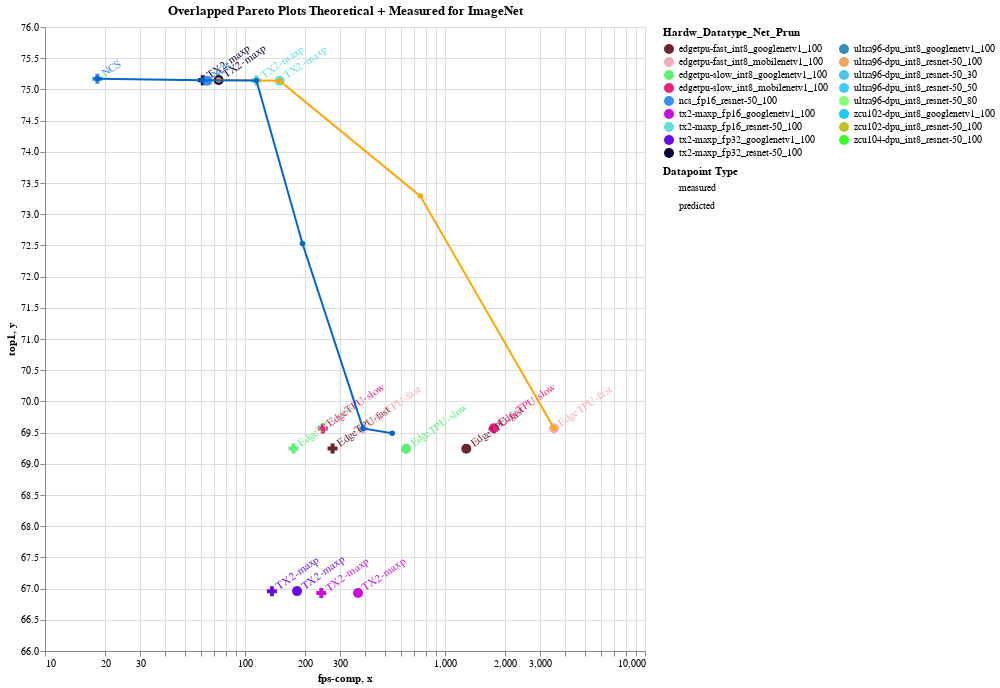

Notebook code for this chart:
### Markdown cell above
In order to easily understand how accurate predictions were, an overlapping between the Theoretical Pareto Plot and Measured Pareto Plot was made. In the plot below we have both theoretical (orange) and measured (blue) pareto lines. All measured datapoins are represented as crosses and all theoretical datatpoins are represented as circles. Some theoretical datapoints don't have a measured matched datapoint and the same goes for the measured datapoints. The theoretical pareto curve is, as expected, on the right of the measured one, as predictions are sometimes different form measurements.

### Code cell
#hide_input
%run scripts/altair_plots.py
%run scripts/overlapped_pareto.py
get_overlapped_pareto('imagenet','Overlapped Pareto Plots Theoretical + Measured for ImageNet')

### Figure 1 — Vega-Lite specification as saved in the notebook (floating-point values rounded to 4 significant figures)
{"config": {"view": {"continuousWidth": 400, "continuousHeight": 300}}, "layer": [{"layer": [{"mark": {"type": "point", "filled": true, "opacity": 1, "size": 100}, "encoding": {"color": {"condition": {"type": "nominal", "field": "color", "legend": {"columns": 2, "title": "Hardw_Datatype_Net_Prun"}, "scale": {"domain": ["edgetpu-fast_int8_googlenetv1_100", "edgetpu-fast_int8_mobilenetv1_100", "edgetpu-slow_int8_googlenetv1_100", "edgetpu-slow_int8_mobilenetv1_100", "ncs_fp16_resnet-50_100", "tx2-maxp_fp16_googlenetv1_100", "tx2-maxp_fp16_resnet-50_100", "tx2-maxp_fp32_googlenetv1_100", "tx2-maxp_fp32_resnet-50_100", "ultra96-dpu_int8_googlenetv1_100", "ultra96-dpu_int8_resnet-50_100", "ultra96-dpu_int8_resnet-50_30", "ultra96-dpu_int8_resnet-50_50", "ultra96-dpu_int8_resnet-50_80", "zcu102-dpu_int8_googlenetv1_100", "zcu102-dpu_int8_resnet-50_100", "zcu104-dpu_int8_resnet-50_100"], "range": ["#6B252F", "#F0ADB3", "#5CF074", "#EE1F83", "#378FEF", "#CA0DD9", "#5CE1DD", "#6B0EE2", "#12003D", "#368FB9", "#F1A357", "#4CC6E4", "#39CDF5", "#86FF70", "#1ACBF2", "#C1C21E", "#3BFC2D"]}, "selection": "ZCU104_FINN"}, "value": null}, "shape": {"type": "nominal", "field": "type", "legend": {"title": "Datapoint Type"}, "scale": {"range": ["cross", "circle"]}}, "tooltip": [{"type": "nominal", "field": "hardw_datatype_net_prun"}, {"type": "nominal", "field": "color"}, {"type": "nominal", "field": "type"}, {"type": "quantitative", "field": "fps-comp"}, {"type": "nominal", "field": "top1"}], "x": {"type": "quantitative", "field": "fps-comp", "scale": {"type": "log"}}, "y": {"type": "quantitative", "field": "top1", "scale": {"zero": false}}}, "height": 624.0, "selection": {"selector035": {"type": "interval", "bind": "scales", "encodings": ["x", "y"]}, "ZCU104_FINN": {"type": "single", "fields": ["Hide"], "bind": {"input": "checkbox"}}}, "title": "Overlapped Pareto Plots Theoretical + Measured for ImageNet", "width": 600}, {"mark": {"type": "text", "align": "left", "angle": 325, "baseline": "middle", "dx": 7}, "encoding": {"color": {"condition": {"type": "nominal", "field": "color", "legend": {"columns": 2, "title": "Hardw_Datatype_Net_Prun"}, "scale": {"domain": ["edgetpu-fast_int8_googlenetv1_100", "edgetpu-fast_int8_mobilenetv1_100", "edgetpu-slow_int8_googlenetv1_100", "edgetpu-slow_int8_mobilenetv1_100", "ncs_fp16_resnet-50_100", "tx2-maxp_fp16_googlenetv1_100", "tx2-maxp_fp16_resnet-50_100", "tx2-maxp_fp32_googlenetv1_100", "tx2-maxp_fp32_resnet-50_100", "ultra96-dpu_int8_googlenetv1_100", "ultra96-dpu_int8_resnet-50_100", "ultra96-dpu_int8_resnet-50_30", "ultra96-dpu_int8_resnet-50_50", "ultra96-dpu_int8_resnet-50_80", "zcu102-dpu_int8_googlenetv1_100", "zcu102-dpu_int8_resnet-50_100", "zcu104-dpu_int8_resnet-50_100"], "range": ["#6B252F", "#F0ADB3", "#5CF074", "#EE1F83", "#378FEF", "#CA0DD9", "#5CE1DD", "#6B0EE2", "#12003D", "#368FB9", "#F1A357", "#4CC6E4", "#39CDF5", "#86FF70", "#1ACBF2", "#C1C21E", "#3BFC2D"]}, "selection": "ZCU104_FINN"}, "value": null}, "shape": {"type": "nominal", "field": "type", "legend": {"title": "Datapoint Type"}, "scale": {"range": ["cross", "circle"]}}, "text": {"type": "nominal", "field": "hardw"}, "tooltip": [{"type": "nominal", "field": "hardw_datatype_net_prun"}, {"type": "nominal", "field": "color"}, {"type": "nominal", "field": "type"}, {"type": "quantitative", "field": "fps-comp"}, {"type": "nominal", "field": "top1"}], "x": {"type": "quantitative", "field": "fps-comp", "scale": {"type": "log"}}, "y": {"type": "quantitative", "field": "top1", "scale": {"zero": false}}}, "height": 624.0, "title": "Overlapped Pareto Plots Theoretical + Measured for ImageNet", "width": 600}, {"layer": [{"mark": {"type": "point", "filled": true, "opacity": 1, "size": 100}, "encoding": {"color": {"condition": {"type": "nominal", "field": "color", "legend": {"columns": 2, "title": "Hardw_Datatype_Net_Prun"}, "scale": {"domain": ["edgetpu-fast_int8_googlenetv1_100", "edgetpu-fast_int8_mobilenetv1_100", "edgetpu-slow_int8_googlenetv1_100", "edgetpu-slow_int8_mobilenetv1_100", "ncs_fp16_resnet-50_100", "tx2-maxp_fp16_googlenetv1_100", "tx2-maxp_fp16_resnet-50_100", "tx2-maxp_fp32_googlenetv1_100", "tx2-maxp_fp32_resnet-50_100", "ultra96-dpu_int8_googlenetv1_100", "ultra96-dpu_int8_resnet-50_100", "ultra96-dpu_int8_resnet-50_30", "ultra96-dpu_int8_resnet-50_50", "ultra96-dpu_int8_resnet-50_80", "zcu102-dpu_int8_googlenetv1_100", "zcu102-dpu_int8_resnet-50_100", "zcu104-dpu_int8_resnet-50_100"], "range": ["#6B252F", "#F0ADB3", "#5CF074", "#EE1F83", "#378FEF", "#CA0DD9", "#5CE1DD", "#6B0EE2", "#12003D", "#368FB9", "#F1A357", "#4CC6E4", "#39CDF5", "#86FF70", "#1ACBF2", "#C1C21E", "#3BFC2D"]}, "selection": "ZCU104_BISMO"}, "value": null}, "shape": {"type": "nominal", "field": "type", "legend": {"title": "Datapoint Type"}, "scale": {"range": ["cross", "circle"]}}, "tooltip": [{"type": "nominal", "field": "hardw_datatype_net_prun"}, {"type": "nominal", "field": "color"}, {"type": "nominal", "field": "type"}, {"type": "quantitative", "field": "fps-comp"}, {"type": "nominal", "field": "top1"}], "x": {"type": "quantitative", "field": "fps-comp", "scale": {"type": "log"}}, "y": {"type": "quantitative", "field": "top1", "scale": {"zero": false}}}, "height": 624.0, "selection": {"selector036": {"type": "interval", "bind": "scales", "encodings": ["x", "y"]}, "ZCU104_BISMO": {"type": "single", "fields": ["Hide"], "bind": {"input": "checkbox"}}}, "title": "Overlapped Pareto Plots Theoretical + Measured for ImageNet", "width": 600}, {"mark": {"type": "text", "align": "left", "angle": 325, "baseline": "middle", "dx": 7}, "encoding": {"color": {"condition": {"type": "nominal", "field": "color", "legend": {"columns": 2, "title": "Hardw_Datatype_Net_Prun"}, "scale": {"domain": ["edgetpu-fast_int8_googlenetv1_100", "edgetpu-fast_int8_mobilenetv1_100", "edgetpu-slow_int8_googlenetv1_100", "edgetpu-slow_int8_mobilenetv1_100", "ncs_fp16_resnet-50_100", "tx2-maxp_fp16_googlenetv1_100", "tx2-maxp_fp16_resnet-50_100", "tx2-maxp_fp32_googlenetv1_100", "tx2-maxp_fp32_resnet-50_100", "ultra96-dpu_int8_googlenetv1_100", "ultra96-dpu_int8_resnet-50_100", "ultra96-dpu_int8_resnet-50_30", "ultra96-dpu_int8_resnet-50_50", "ultra96-dpu_int8_resnet-50_80", "zcu102-dpu_int8_googlenetv1_100", "zcu102-dpu_int8_resnet-50_100", "zcu104-dpu_int8_resnet-50_100"], "range": ["#6B252F", "#F0ADB3", "#5CF074", "#EE1F83", "#378FEF", "#CA0DD9", "#5CE1DD", "#6B0EE2", "#12003D", "#368FB9", "#F1A357", "#4CC6E4", "#39CDF5", "#86FF70", "#1ACBF2", "#C1C21E", "#3BFC2D"]}, "selection": "ZCU104_BISMO"}, "value": null}, "shape": {"type": "nominal", "field": "type", "legend": {"title": "Datapoint Type"}, "scale": {"range": ["cross", "circle"]}}, "text": {"type": "nominal", "field": "hardw"}, "tooltip": [{"type": "nominal", "field": "hardw_datatype_net_prun"}, {"type": "nominal", "field": "color"}, {"type": "nominal", "field": "type"}, {"type": "quantitative", "field": "fps-comp"}, {"type": "nominal", "field": "top1"}], "x": {"type": "quantitative", "field": "fps-comp", "scale": {"type": "log"}}, "y": {"type": "quantitative", "field": "top1", "scale": {"zero": false}}}, "height": 624.0, "title": "Overlapped Pareto Plots Theoretical + Measured for ImageNet", "width": 600}], "data": {"name": "data-d751713988987e9331980363e24189ce"}}, {"layer": [{"mark": {"type": "point", "filled": true, "opacity": 1, "size": 100}, "encoding": {"color": {"condition": {"type": "nominal", "field": "color", "legend": {"columns": 2, "title": "Hardw_Datatype_Net_Prun"}, "scale": {"domain": ["edgetpu-fast_int8_googlenetv1_100", "edgetpu-fast_int8_mobilenetv1_100", "edgetpu-slow_int8_googlenetv1_100", "edgetpu-slow_int8_mobilenetv1_100", "ncs_fp16_resnet-50_100", "tx2-maxp_fp16_googlenetv1_100", "tx2-maxp_fp16_resnet-50_100", "tx2-maxp_fp32_googlenetv1_100", "tx2-maxp_fp32_resnet-50_100", "ultra96-dpu_int8_googlenetv1_100", "ultra96-dpu_int8_resnet-50_100", "ultra96-dpu_int8_resnet-50_30", "ultra96-dpu_int8_resnet-50_50", "ultra96-dpu_int8_resnet-50_80", "zcu102-dpu_int8_googlenetv1_100", "zcu102-dpu_int8_resnet-50_100", "zcu104-dpu_int8_resnet-50_100"], "range": ["#6B252F", "#F0ADB3", "#5CF074", "#EE1F83", "#378FEF", "#CA0DD9", "#5CE1DD", "#6B0EE2", "#12003D", "#368FB9", "#F1A357", "#4CC6E4", "#39CDF5", "#86FF70", "#1ACBF2", "#C1C21E", "#3BFC2D"]}, "selection": "U96_Quadcore_A53"}, "value": null}, "shape": {"type": "nominal", "field": "type", "legend": {"title": "Datapoint Type"}, "scale": {"range": ["cross", "circle"]}}, "tooltip": [{"type": "nominal", "field": "hardw_datatype_net_prun"}, {"type": "nominal", "field": "color"}, {"type": "nominal", "field": "type"}, {"type": "quantitative", "field": "fps-comp"}, {"type": "nominal", "field": "top1"}], "x": {"type": "quantitative", "field": "fps-comp", "scale": {"type": "log"}}, "y": {"type": "quantitative", "field": "top1", "scale": {"zero": false}}}, "height": 624.0, "selection": {"selector037": {"type": "interval", "bind": "scales", "encodings": ["x", "y"]}, "U96_Quadcore_A53": {"type": "single", "fields": ["Hide"], "bind": {"input": "checkbox"}}}, "title": "Overlapped Pareto Plots Theoretical + Measured for ImageNet", "width": 600}, {"mark": {"type": "text", "align": "left", "angle": 325, "baseline": "middle", "dx": 7}, "encoding": {"color": {"condition": {"type": "nominal", "field": "color", "legend": {"columns": 2, "title": "Hardw_Datatype_Net_Prun"}, "scale": {"domain": ["edgetpu-fast_int8_googlenetv1_100", "edgetpu-fast_int8_mobilenetv1_100", "edgetpu-slow_int8_googlenetv1_100", "edgetpu-slow_int8_mobilenetv1_100", "ncs_fp16_resnet-50_100", "tx2-maxp_fp16_googlenetv1_100", "tx2-maxp_fp16_resnet-50_100", "tx2-maxp_fp32_googlenetv1_100", "tx2-maxp_fp32_resnet-50_100", "ultra96-dpu_int8_googlenetv1_100", "ultra96-dpu_int8_resnet-50_100", "ultra96-dpu_int8_resnet-50_30", "ultra96-dpu_int8_resnet-50_50", "ultra96-dpu_int8_resnet-50_80", "zcu102-dpu_int8_googlenetv1_100", "zcu102-dpu_int8_resnet-50_100", "zcu104-dpu_int8_resnet-50_100"], "range": ["#6B252F", "#F0ADB3", "#5CF074", "#EE1F83", "#378FEF", "#CA0DD9", "#5CE1DD", "#6B0EE2", "#12003D", "#368FB9", "#F1A357", "#4CC6E4", "#39CDF5", "#86FF70", "#1ACBF2", "#C1C21E", "#3BFC2D"]}, "selection": "U96_Quadcore_A53"}, "value": null}, "shape": {"type": "nominal", "field": "type", "legend": {"title": "Datapoint Type"}, "scale": {"range": ["cross", "circle"]}}, "text": {"type": "nominal", "field": "hardw"}, "tooltip": [{"type": "nominal", "field": "hardw_datatype_net_prun"}, {"type": "nominal", "field": "color"}, {"type": "nominal", "field": "type"}, {"type": "quantitative", "field": "fps-comp"}, {"type": "nominal", "field": "top1"}], "x": {"type": "quantitative", "field": "fps-comp", "scale": {"type": "log"}}, "y": {"type": "quantitative", "field": "top1", "scale": {"zero": false}}}, "height": 624.0, "title": "Overlapped Pareto Plots Theoretical + Measured for ImageNet", "width": 600}], "data": {"name": "data-d751713988987e9331980363e24189ce"}}, {"layer": [{"mark": {"type": "point", "filled": true, "opacity": 1, "size": 100}, "encoding": {"color": {"condition": {"type": "nominal", "field": "color", "legend": {"columns": 2, "title": "Hardw_Datatype_Net_Prun"}, "scale": {"domain": ["edgetpu-fast_int8_googlenetv1_100", "edgetpu-fast_int8_mobilenetv1_100", "edgetpu-slow_int8_googlenetv1_100", "edgetpu-slow_int8_mobilenetv1_100", "ncs_fp16_resnet-50_100", "tx2-maxp_fp16_googlenetv1_100", "tx2-maxp_fp16_resnet-50_100", "tx2-maxp_fp32_googlenetv1_100", "tx2-maxp_fp32_resnet-50_100", "ultra96-dpu_int8_googlenetv1_100", "ultra96-dpu_int8_resnet-50_100", "ultra96-dpu_int8_resnet-50_30", "ultra96-dpu_int8_resnet-50_50", "ultra96-dpu_int8_resnet-50_80", "zcu102-dpu_int8_googlenetv1_100", "zcu102-dpu_int8_resnet-50_100", "zcu104-dpu_int8_resnet-50_100"], "range": ["#6B252F", "#F0ADB3", "#5CF074", "#EE1F83", "#378FEF", "#CA0DD9", "#5CE1DD", "#6B0EE2", "#12003D", "#368FB9", "#F1A357", "#4CC6E4", "#39CDF5", "#86FF70", "#1ACBF2", "#C1C21E", "#3BFC2D"]}, "selection": "TX2"}, "value": null}, "shape": {"type": "nominal", "field": "type", "legend": {"title": "Datapoint Type"}, "scale": {"range": ["cross", "circle"]}}, "tooltip": [{"type": "nominal", "field": "hardw_datatype_net_prun"}, {"type": "nominal", "field": "color"}, {"type": "nominal", "field": "type"}, {"type": "quantitative", "field": "fps-comp"}, {"type": "nominal", "field": "top1"}], "x": {"type": "quantitative", "field": "fps-comp", "scale": {"type": "log"}}, "y": {"type": "quantitative", "field": "top1", "scale": {"zero": false}}}, "height": 624.0, "selection": {"selector038": {"type": "interval", "bind": "scales", "encodings": ["x", "y"]}, "TX2": {"type": "single", "fields": ["Hide"], "bind": {"input": "checkbox"}}}, "title": "Overlapped Pareto Plots Theoretical + Measured for ImageNet", "width": 600}, {"mark": {"type": "text", "align": "left", "angle": 325, "baseline": "middle", "dx": 7}, "encoding": {"color": {"condition": {"type": "nominal", "field": "color", "legend": {"columns": 2, "title": "Hardw_Datatype_Net_Prun"}, "scale": {"domain": ["edgetpu-fast_int8_googlenetv1_100", "edgetpu-fast_int8_mobilenetv1_100", "edgetpu-slow_int8_googlenetv1_100", "edgetpu-slow_int8_mobilenetv1_100", "ncs_fp16_resnet-50_100", "tx2-maxp_fp16_googlenetv1_100", "tx2-maxp_fp16_resnet-50_100", "tx2-maxp_fp32_googlenetv1_100", "tx2-maxp_fp32_resnet-50_100", "ultra96-dpu_int8_googlenetv1_100", "ultra96-dpu_int8_resnet-50_100", "ultra96-dpu_int8_resnet-50_30", "ultra96-dpu_int8_resnet-50_50", "ultra96-dpu_int8_resnet-50_80", "zcu102-dpu_int8_googlenetv1_100", "zcu102-dpu_int8_resnet-50_100", "zcu104-dpu_int8_resnet-50_100"], "range": ["#6B252F", "#F0ADB3", "#5CF074", "#EE1F83", "#378FEF", "#CA0DD9", "#5CE1DD", "#6B0EE2", "#12003D", "#368FB9", "#F1A357", "#4CC6E4", "#39CDF5", "#86FF70", "#1ACBF2", "#C1C21E", "#3BFC2D"]}, "selection": "TX2"}, "value": null}, "shape": {"type": "nominal", "field": "type", "legend": {"title": "Datapoint Type"}, "scale": {"range": ["cross", "circle"]}}, "text": {"type": "nominal", "field": "hardw"}, "tooltip": [{"type": "nominal", "field": "hardw_datatype_net_prun"}, {"type": "nominal", "field": "color"}, {"type": "nominal", "field": "type"}, {"type": "quantitative", "field": "fps-comp"}, {"type": "nominal", "field": "top1"}], "x": {"type": "quantitative", "field": "fps-comp", "scale": {"type": "log"}}, "y": {"type": "quantitative", "field": "top1", "scale": {"zero": false}}}, "height": 624.0, "title": "Overlapped Pareto Plots Theoretical + Measured for ImageNet", "width": 600}], "data": {"name": "data-b3b8d66bbd1ecf2b064d566bef32bb2a"}}, {"layer": [{"mark": {"type": "point", "filled": true, "opacity": 1, "size": 100}, "encoding": {"color": {"condition": {"type": "nominal", "field": "color", "legend": {"columns": 2, "title": "Hardw_Datatype_Net_Prun"}, "scale": {"domain": ["edgetpu-fast_int8_googlenetv1_100", "edgetpu-fast_int8_mobilenetv1_100", "edgetpu-slow_int8_googlenetv1_100", "edgetpu-slow_int8_mobilenetv1_100", "ncs_fp16_resnet-50_100", "tx2-maxp_fp16_googlenetv1_100", "tx2-maxp_fp16_resnet-50_100", "tx2-maxp_fp32_googlenetv1_100", "tx2-maxp_fp32_resnet-50_100", "ultra96-dpu_int8_googlenetv1_100", "ultra96-dpu_int8_resnet-50_100", "ultra96-dpu_int8_resnet-50_30", "ultra96-dpu_int8_resnet-50_50", "ultra96-dpu_int8_resnet-50_80", "zcu102-dpu_int8_googlenetv1_100", "zcu102-dpu_int8_resnet-50_100", "zcu104-dpu_int8_resnet-50_100"], "range": ["#6B252F", "#F0ADB3", "#5CF074", "#EE1F83", "#378FEF", "#CA0DD9", "#5CE1DD", "#6B0EE2", "#12003D", "#368FB9", "#F1A357", "#4CC6E4", "#39CDF5", "#86FF70", "#1ACBF2", "#C1C21E", "#3BFC2D"]}, "selection": "NCS"}, "value": null}, "shape": {"type": "nominal", "field": "type", "legend": {"title": "Datapoint Type"}, "scale": {"range": ["cross", "circle"]}}, "tooltip": [{"type": "nominal", "field": "hardw_datatype_net_prun"}, {"type": "nominal", "field": "color"}, {"type": "nominal", "field": "type"}, {"type": "quantitative", "field": "fps-comp"}, {"type": "nominal", "field": "top1"}], "x": {"type": "quantitative", "field": "fps-comp", "scale": {"type": "log"}}, "y": {"type": "quantitative", "field": "top1", "scale": {"zero": false}}}, "height": 624.0, "selection": {"selector039": {"type": "interval", "bind": "scales", "encodings": ["x", "y"]}, "NCS": {"type": "single", "fields": ["Hide"], "bind": {"input": "checkbox"}}}, "title": "Overlapped Pareto Plots Theoretical + Measured for ImageNet", "width": 600}, {"mark": {"type": "text", "align": "left", "angle": 325, "baseline": "middle", "dx": 7}, "encoding": {"color": {"condition": {"type": "nominal", "field": "color", "legend": {"columns": 2, "title": "Hardw_Datatype_Net_Prun"}, "scale": {"domain": ["edgetpu-fast_int8_googlenetv1_100", "edgetpu-fast_int8_mobilenetv1_100", "edgetpu-slow_int8_googlenetv1_100", "edgetpu-slow_int8_mobilenetv1_100", "ncs_fp16_resnet-50_100", "tx2-maxp_fp16_googlenetv1_100", "tx2-maxp_fp16_resnet-50_100", "tx2-maxp_fp32_googlenetv1_100", "tx2-maxp_fp32_resnet-50_100", "ultra96-dpu_int8_googlenetv1_100", "ultra96-dpu_int8_resnet-50_100", "ultra96-dpu_int8_resnet-50_30", "ultra96-dpu_int8_resnet-50_50", "ultra96-dpu_int8_resnet-50_80", "zcu102-dpu_int8_googlenetv1_100", "zcu102-dpu_int8_resnet-50_100", "zcu104-dpu_int8_resnet-50_100"], "range": ["#6B252F", "#F0ADB3", "#5CF074", "#EE1F83", "#378FEF", "#CA0DD9", "#5CE1DD", "#6B0EE2", "#12003D", "#368FB9", "#F1A357", "#4CC6E4", "#39CDF5", "#86FF70", "#1ACBF2", "#C1C21E", "#3BFC2D"]}, "selection": "NCS"}, "value": null}, "shape": {"type": "nominal", "field": "type", "legend": {"title": "Datapoint Type"}, "scale": {"range": ["cross", "circle"]}}, "text": {"type": "nominal", "field": "hardw"}, "tooltip": [{"type": "nominal", "field": "hardw_datatype_net_prun"}, {"type": "nominal", "field": "color"}, {"type": "nominal", "field": "type"}, {"type": "quantitative", "field": "fps-comp"}, {"type": "nominal", "field": "top1"}], "x": {"type": "quantitative", "field": "fps-comp", "scale": {"type": "log"}}, "y": {"type": "quantitative", "field": "top1", "scale": {"zero": false}}}, "height": 624.0, "title": "Overlapped Pareto Plots Theoretical + Measured for ImageNet", "width": 600}], "data": {"name": "data-c7bffb9dfcee5f775da823021681569b"}}, {"layer": [{"mark": {"type": "point", "filled": true, "opacity": 1, "size": 100}, "encoding": {"color": {"condition": {"type": "nominal", "field": "color", "legend": {"columns": 2, "title": "Hardw_Datatype_Net_Prun"}, "scale": {"domain": ["edgetpu-fast_int8_googlenetv1_100", "edgetpu-fast_int8_mobilenetv1_100", "edgetpu-slow_int8_googlenetv1_100", "edgetpu-slow_int8_mobilenetv1_100", "ncs_fp16_resnet-50_100", "tx2-maxp_fp16_googlenetv1_100", "tx2-maxp_fp16_resnet-50_100", "tx2-maxp_fp32_googlenetv1_100", "tx2-maxp_fp32_resnet-50_100", "ultra96-dpu_int8_googlenetv1_100", "ultra96-dpu_int8_resnet-50_100", "ultra96-dpu_int8_resnet-50_30", "ultra96-dpu_int8_resnet-50_50", "ultra96-dpu_int8_resnet-50_80", "zcu102-dpu_int8_googlenetv1_100", "zcu102-dpu_int8_resnet-50_100", "zcu104-dpu_int8_resnet-50_100"], "range": ["#6B252F", "#F0ADB3", "#5CF074", "#EE1F83", "#378FEF", "#CA0DD9", "#5CE1DD", "#6B0EE2", "#12003D", "#368FB9", "#F1A357", "#4CC6E4", "#39CDF5", "#86FF70", "#1ACBF2", "#C1C21E", "#3BFC2D"]}, "selection": "TPU"}, "value": "white"}, "shape": {"type": "nominal", "field": "type", "legend": {"title": "Datapoint Type"}, "scale": {"range": ["cross", "circle"]}}, "tooltip": [{"type": "nominal", "field": "hardw_datatype_net_prun"}, {"type": "nominal", "field": "color"}, {"type": "nominal", "field": "type"}, {"type": "quantitative", "field": "fps-comp"}, {"type": "nominal", "field": "top1"}], "x": {"type": "quantitative", "field": "fps-comp", "scale": {"type": "log"}}, "y": {"type": "quantitative", "field": "top1", "scale": {"zero": false}}}, "height": 624.0, "selection": {"selector040": {"type": "interval", "bind": "scales", "encodings": ["x", "y"]}, "TPU": {"type": "single", "fields": ["Hide"], "bind": {"input": "checkbox"}}}, "title": "Overlapped Pareto Plots Theoretical + Measured for ImageNet", "width": 600}, {"mark": {"type": "text", "align": "left", "angle": 325, "baseline": "middle", "dx": 7}, "encoding": {"color": {"condition": {"type": "nominal", "field": "color", "legend": {"columns": 2, "title": "Hardw_Datatype_Net_Prun"}, "scale": {"domain": ["edgetpu-fast_int8_googlenetv1_100", "edgetpu-fast_int8_mobilenetv1_100", "edgetpu-slow_int8_googlenetv1_100", "edgetpu-slow_int8_mobilenetv1_100", "ncs_fp16_resnet-50_100", "tx2-maxp_fp16_googlenetv1_100", "tx2-maxp_fp16_resnet-50_100", "tx2-maxp_fp32_googlenetv1_100", "tx2-maxp_fp32_resnet-50_100", "ultra96-dpu_int8_googlenetv1_100", "ultra96-dpu_int8_resnet-50_100", "ultra96-dpu_int8_resnet-50_30", "ultra96-dpu_int8_resnet-50_50", "ultra96-dpu_int8_resnet-50_80", "zcu102-dpu_int8_googlenetv1_100", "zcu102-dpu_int8_resnet-50_100", "zcu104-dpu_int8_resnet-50_100"], "range": ["#6B252F", "#F0ADB3", "#5CF074", "#EE1F83", "#378FEF", "#CA0DD9", "#5CE1DD", "#6B0EE2", "#12003D", "#368FB9", "#F1A357", "#4CC6E4", "#39CDF5", "#86FF70", "#1ACBF2", "#C1C21E", "#3BFC2D"]}, "selection": "TPU"}, "value": "white"}, "shape": {"type": "nominal", "field": "type", "legend": {"title": "Datapoint Type"}, "scale": {"range": ["cross", "circle"]}}, "text": {"type": "nominal", "field": "hardw"}, "tooltip": [{"type": "nominal", "field": "hardw_datatype_net_prun"}, {"type": "nominal", "field": "color"}, {"type": "nominal", "field": "type"}, {"type": "quantitative", "field": "fps-comp"}, {"type": "nominal", "field": "top1"}], "x": {"type": "quantitative", "field": "fps-comp", "scale": {"type": "log"}}, "y": {"type": "quantitative", "field": "top1", "scale": {"zero": false}}}, "height": 624.0, "title": "Overlapped Pareto Plots Theoretical + Measured for ImageNet", "width": 600}], "data": {"name": "data-fcac76ca7958610bf64f39bdc57cd653"}}, {"layer": [{"data": {"name": "data-bb4ddd0c398ad0dae512ab0ea608e15e"}, "mark": {"type": "line", "point": true}, "encoding": {"color": {"value": "#FFA500"}, "tooltip": [{"type": "nominal", "field": "group"}, {"type": "quantitative", "field": "x"}, {"type": "nominal", "field": "y"}], "x": {"type": "quantitative", "field": "x", "scale": {"type": "log"}}, "y": {"type": "quantitative", "field": "y", "scale": {"zero": false}}}, "selection": {"selector033": {"type": "interval", "bind": "scales", "encodings": ["x", "y"]}}}, {"data": {"name": "data-8629fa53e07f6e8ab46ffcbe732d471f"}, "mark": {"type": "line", "point": true}, "encoding": {"color": {"value": "#0066CC"}, "tooltip": [{"type": "nominal", "field": "group"}, {"type": "quantitative", "field": "x"}, {"type": "quantitative", "field": "y"}], "x": {"type": "quantitative", "field": "x", "scale": {"type": "log"}}, "y": {"type": "quantitative", "field": "y", "scale": {"zero": false}}}, "selection": {"selector034": {"type": "interval", "bind": "scales", "encodings": ["x", "y"]}}}]}]}], "data": {"name": "data-d751713988987e9331980363e24189ce"}, "resolve": {"scale": {"color": "independent", "shape": "independent"}}, "title": "Overlapped Pareto Plots Theoretical + Measured for ImageNet", "$schema": "https://vega.github.io/schema/vega-lite/v4.0.2.json", "datasets": {"data-d751713988987e9331980363e24189ce": [], "data-b3b8d66bbd1ecf2b064d566bef32bb2a": [{"top1": 66.93, "fps-comp": 240.7, "NN_Topology": "GoogLeNetv1", "type": "measured", "hardw": "TX2-maxp", "hardw_datatype_net_prun": "tx2-maxp_fp16_googlenetv1_100", "hw_peak_perf": 1.15, "nn_total_operations": 3.1, "pairs": true, "color": "tx2-maxp_fp16_googlenetv1_100"}, {"top1": "66.93", "fps-comp": 367.4, "NN_Topology": "GoogLeNetv1", "type": "predicted", "hardw": "TX2-maxp", "hardw_datatype_net_prun": "tx2-maxp_fp16_googlenetv1_100", "hw_peak_perf": null, "nn_total_operations": null, "pairs": true, "color": "tx2-maxp_fp16_googlenetv1_100"}, {"top1": "75.14", "fps-comp": 149.0, "NN_Topology": "ResNet-50", "type": "predicted", "hardw": "TX2-maxp", "hardw_datatype_net_prun": "tx2-maxp_fp16_resnet-50_100", "hw_peak_perf": null, "nn_total_operations": null, "pairs": true, "color": "tx2-maxp_fp16_resnet-50_100"}, {"top1": 75.14, "fps-comp": 114.0, "NN_Topology": "ResNet-50", "type": "measured", "hardw": "TX2-maxp", "hardw_datatype_net_prun": "tx2-maxp_fp16_resnet-50_100", "hw_peak_perf": 1.15, "nn_total_operations": 7.7, "pairs": true, "color": "tx2-maxp_fp16_resnet-50_100"}, {"top1": 66.96, "fps-comp": 136.3, "NN_Topology": "GoogLeNetv1", "type": "measured", "hardw": "TX2-maxp", "hardw_datatype_net_prun": "tx2-maxp_fp32_googlenetv1_100", "hw_peak_perf": 0.57, "nn_total_operations": 3.1, "pairs": true, "color": "tx2-maxp_fp32_googlenetv1_100"}, {"top1": "66.96", "fps-comp": 182.1, "NN_Topology": "GoogLeNetv1", "type": "predicted", "hardw": "TX2-maxp", "hardw_datatype_net_prun": "tx2-maxp_fp32_googlenetv1_100", "hw_peak_perf": null, "nn_total_operations": null, "pairs": true, "color": "tx2-maxp_fp32_googlenetv1_100"}, {"top1": 75.15, "fps-comp": 61.51, "NN_Topology": "ResNet-50", "type": "measured", "hardw": "TX2-maxp", "hardw_datatype_net_prun": "tx2-maxp_fp32_resnet-50_100", "hw_peak_perf": 0.57, "nn_total_operations": 7.7, "pairs": true, "color": "tx2-maxp_fp32_resnet-50_100"}, {"top1": "75.15", "fps-comp": 73.83, "NN_Topology": "ResNet-50", "type": "predicted", "hardw": "TX2-maxp", "hardw_datatype_net_prun": "tx2-maxp_fp32_resnet-50_100", "hw_peak_perf": null, "nn_total_operations": null, "pairs": true, "color": "tx2-maxp_fp32_resnet-50_100"}], "data-c7bffb9dfcee5f775da823021681569b": [{"top1": "75.14", "fps-comp": 64.77, "NN_Topology": "ResNet-50", "type": "predicted", "hardw": "NCS", "hardw_datatype_net_prun": "ncs_fp16_resnet-50_100", "hw_peak_perf": null, "nn_total_operations": null, "pairs": true, "color": "ncs_fp16_resnet-50_100"}, {"top1": 75.17, "fps-comp": 18.27, "NN_Topology": "ResNet-50", "type": "measured", "hardw": "NCS", "hardw_datatype_net_prun": "ncs_fp16_resnet-50_100", "hw_peak_perf": 0.5, "nn_total_operations": 7.7, "pairs": true, "color": "ncs_fp16_resnet-50_100"}], "data-fcac76ca7958610bf64f39bdc57cd653": [{"top1": "69.24", "fps-comp": 1278.0, "NN_Topology": "GoogLeNetv1", "type": "predicted", "hardw": "EdgeTPU-fast", "hardw_datatype_net_prun": "edgetpu-fast_int8_googlenetv1_100", "hw_peak_perf": null, "nn_total_operations": null, "pairs": true, "color": "edgetpu-fast_int8_googlenetv1_100"}, {"top1": 69.24, "fps-comp": 274.1, "NN_Topology": "GoogLeNetv1", "type": "measured", "hardw": "EdgeTPU-fast", "hardw_datatype_net_prun": "edgetpu-fast_int8_googlenetv1_100", "hw_peak_perf": 4.0, "nn_total_operations": 3.1, "pairs": true, "color": "edgetpu-fast_int8_googlenetv1_100"}, {"top1": "69.57", "fps-comp": 3509.0, "NN_Topology": "MobileNetv1", "type": "predicted", "hardw": "EdgeTPU-fast", "hardw_datatype_net_prun": "edgetpu-fast_int8_mobilenetv1_100", "hw_peak_perf": null, "nn_total_operations": null, "pairs": true, "color": "edgetpu-fast_int8_mobilenetv1_100"}, {"top1": 69.57, "fps-comp": 389.0, "NN_Topology": "MobileNetv1", "type": "measured", "hardw": "EdgeTPU-fast", "hardw_datatype_net_prun": "edgetpu-fast_int8_mobilenetv1_100", "hw_peak_perf": 4.0, "nn_total_operations": 1.1, "pairs": true, "color": "edgetpu-fast_int8_mobilenetv1_100"}, {"top1": "69.24", "fps-comp": 639.0, "NN_Topology": "GoogLeNetv1", "type": "predicted", "hardw": "EdgeTPU-slow", "hardw_datatype_net_prun": "edgetpu-slow_int8_googlenetv1_100", "hw_peak_perf": null, "nn_total_operations": null, "pairs": true, "color": "edgetpu-slow_int8_googlenetv1_100"}, {"top1": 69.24, "fps-comp": 174.8, "NN_Topology": "GoogLeNetv1", "type": "measured", "hardw": "EdgeTPU-slow", "hardw_datatype_net_prun": "edgetpu-slow_int8_googlenetv1_100", "hw_peak_perf": 2.0, "nn_total_operations": 3.1, "pairs": true, "color": "edgetpu-slow_int8_googlenetv1_100"}, {"top1": "69.57", "fps-comp": 1754.0, "NN_Topology": "MobileNetv1", "type": "predicted", "hardw": "EdgeTPU-slow", "hardw_datatype_net_prun": "edgetpu-slow_int8_mobilenetv1_100", "hw_peak_perf": null, "nn_total_operations": null, "pairs": true, "color": "edgetpu-slow_int8_mobilenetv1_100"}, {"top1": 69.57, "fps-comp": 244.9, "NN_Topology": "MobileNetv1", "type": "measured", "hardw": "EdgeTPU-slow", "hardw_datatype_net_prun": "edgetpu-slow_int8_mobilenetv1_100", "hw_peak_perf": 2.0, "nn_total_operations": 1.1, "pairs": true, "color": "edgetpu-slow_int8_mobilenetv1_100"}], "data-bb4ddd0c398ad0dae512ab0ea608e15e": [{"x": 73.83, "y": "75.15", "group": "tx2-maxp_fp32_resnet-50_100"}, {"x": 149.0, "y": "75.14", "group": "tx2-maxp_fp16_resnet-50_100"}, {"x": 752.9, "y": "73.29", "group": "zcu102-dpu_int8_resnet-50_100"}, {"x": 3509.0, "y": "69.57", "group": "edgetpu-fast_int8_mobilenetv1_100"}], "data-8629fa53e07f6e8ab46ffcbe732d471f": [{"x": 18.27, "y": 75.17, "group": "ncs_fp16_resnet-50_100"}, {"x": 61.51, "y": 75.15, "group": "tx2-maxp_fp32_resnet-50_100"}, {"x": 114.0, "y": 75.14, "group": "tx2-maxp_fp16_resnet-50_100"}, {"x": 193.8, "y": 72.53, "group": "zcu102-dpu_int8_resnet-50_100"}, {"x": 389.0, "y": 69.57, "group": "edgetpu-fast_int8_mobilenetv1_100"}, {"x": 544.7, "y": 69.49, "group": "zcu102-dpu_int8_googlenetv1_100"}]}}
